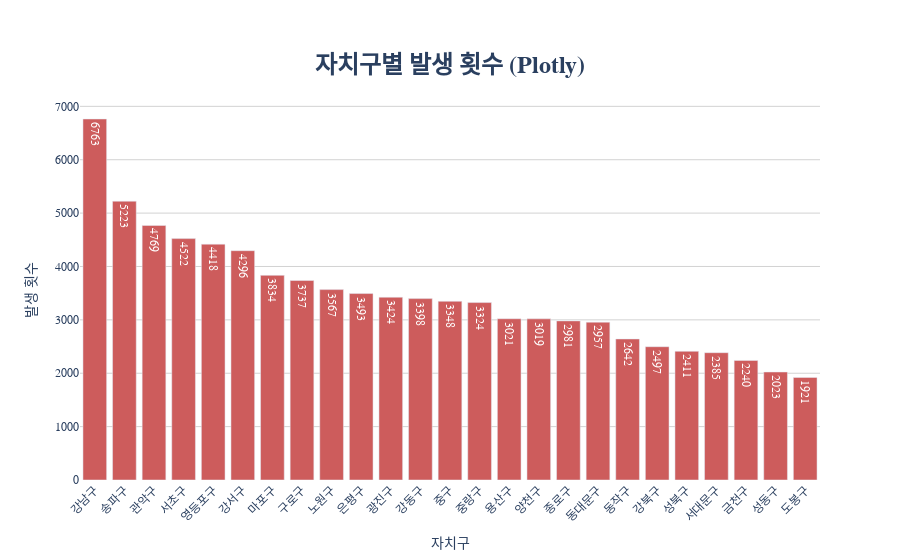

Notebook source saved alongside this figure:
### Code cell
# 5. Plotly.graph_objects로 인터랙티브 막대 그래프 그리기
# Plotly는 기본적으로 유니코드(한글 포함)를 잘 지원하여 별도 설정이 필요 없는 경우가 많습니다.
print("\n--- 3. Plotly.graph_objects 그래프 생성 ---")
fig = go.Figure()

fig.add_trace(go.Bar(
    x=df_sorted['자치구'],
    y=df_sorted['발생 횟수'],
    marker_color='indianred',
    text=df_sorted['발생 횟수'],
    textposition='auto',
))

fig.update_layout(
    title={
        'text': '<b>자치구별 발생 횟수 (Plotly)</b>',
        'y':0.9,
        'x':0.5,
        'xanchor': 'center',
        'yanchor': 'top',
        'font': {'size': 24}
    },
    xaxis_title='자치구',
    yaxis_title='발생 횟수',
    xaxis_tickangle=-45,
    font=dict(
        family="Malgun Gothic, AppleGothic, NanumGothic, sans-serif", # 시스템에 맞는 폰트 우선 적용
        size=12
    ),
    plot_bgcolor='rgba(0,0,0,0)', # 배경 투명
    yaxis=dict(gridcolor='lightgrey'), # y축 그리드 색상
)

fig.show()

### Figure 1 — Plotly figure (JSON) as saved in the notebook; plotly's stock layout.template omitted (floating-point values rounded to 4 significant figures)
{"data": [{"marker": {"color": "indianred"}, "text": [6763.0, 5223.0, 4769.0, 4522.0, 4418.0, 4296.0, 3834.0, 3737.0, 3567.0, 3493.0, 3424.0, 3398.0, 3348.0, 3324.0, 3021.0, 3019.0, 2981.0, 2957.0, 2642.0, 2497.0, 2411.0, 2385.0, 2240.0, 2023.0, 1921.0], "textposition": "auto", "type": "bar", "x": ["강남구", "송파구", "관악구", "서초구", "영등포구", "강서구", "마포구", "구로구", "노원구", "은평구", "광진구", "강동구", "중구", "중랑구", "용산구", "양천구", "종로구", "동대문구", "동작구", "강북구", "성북구", "서대문구", "금천구", "성동구", "도봉구"], "y": [6763, 5223, 4769, 4522, 4418, 4296, 3834, 3737, 3567, 3493, 3424, 3398, 3348, 3324, 3021, 3019, 2981, 2957, 2642, 2497, 2411, 2385, 2240, 2023, 1921]}], "layout": {"font": {"family": "Malgun Gothic, AppleGothic, NanumGothic, sans-serif", "size": 12}, "plot_bgcolor": "rgba(0,0,0,0)", "title": {"font": {"size": 24}, "text": "<b>자치구별 발생 횟수 (Plotly)</b>", "x": 0.5, "xanchor": "center", "y": 0.9, "yanchor": "top"}, "xaxis": {"tickangle": -45, "title": {"text": "자치구"}}, "yaxis": {"gridcolor": "lightgrey", "title": {"text": "발생 횟수"}}}}
